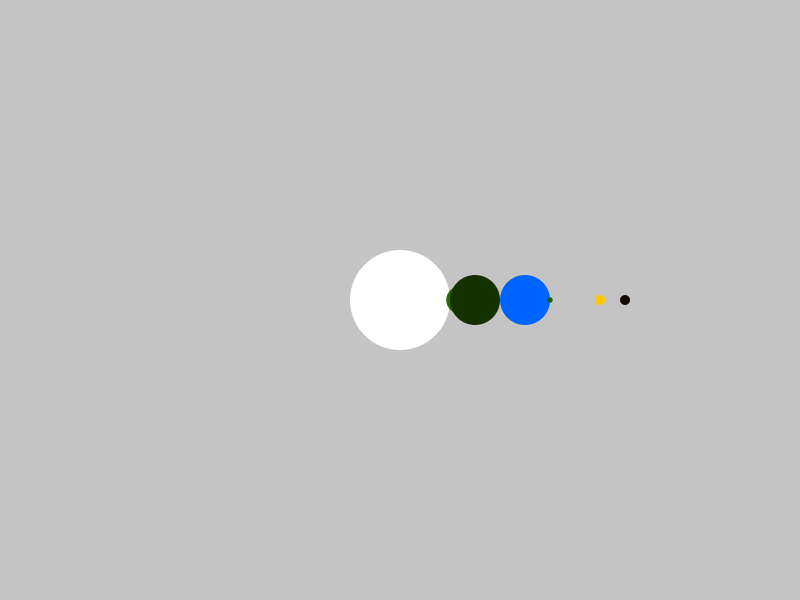
Frame 1 (no input)
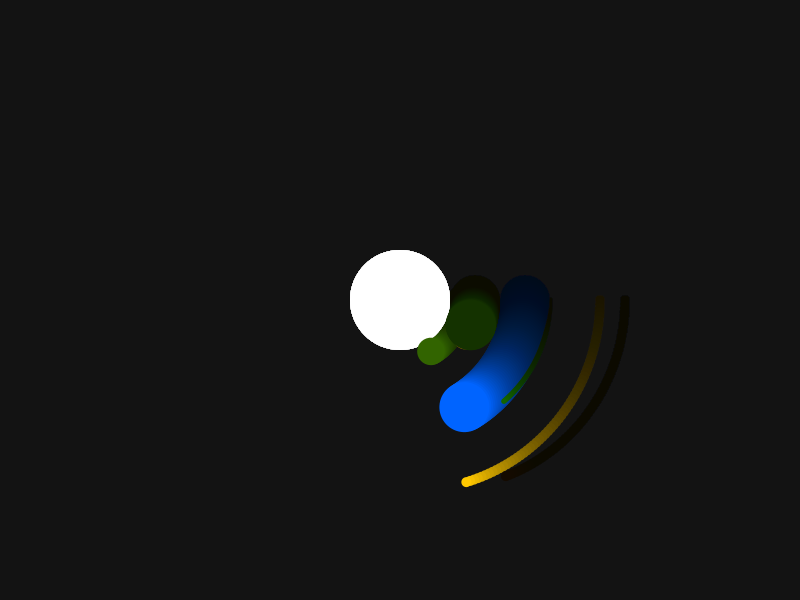
Frame 60 (the mouse pressed at the canvas centre just before this capture)
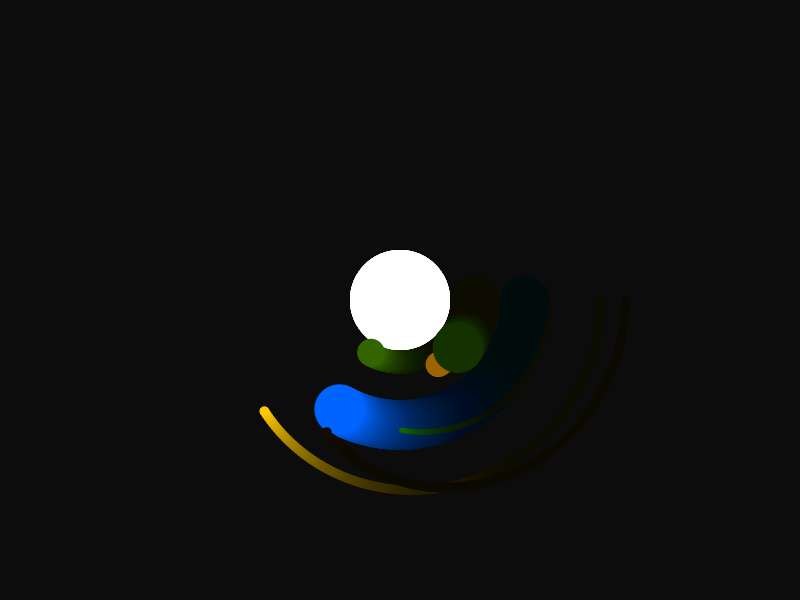
Frame 120 (the mouse held since frame 60 and released just before this capture)

The Processing sketch that drew these frames (run headless with seeded random() and noise(); from frame 60 on, the mouse is pressed at the canvas centre):

// Processing sketch: Solar_System
// ── Solar_System.pde
float _angle = 0;


void setup()
{
  size (800,600);
}


void draw()
{
 clearScreen();
 translate (width/2,height/2);
 scale(0.5);
 
 aCircle (0,0,200,255,255,255);
 
 //planet
 pushMatrix();
   rotate(radians(_angle));
   translate(250,0);
   aCircle (0,0,100,0,100,255);
  
   rotate(radians(_angle/2));
   translate (150,0);
   aCircle(0,0,20,255,200,0);
   popMatrix();
   
   
   pushMatrix();
   rotate(radians(_angle));
   translate(120,0);
   aCircle(0,0,55,50,100,0);
 popMatrix();
 
 
 pushMatrix();
   rotate(radians(_angle/2));
   translate(150,0);
   aCircle (0,0,50,155,100,0);
   
   rotate(radians(_angle/2));
   translate(150,0);
   aCircle (0,0,11,20,100,0);
   
    rotate(radians(_angle/2));
   translate(150,0);
   aCircle (0,0,20,20,10,0);
   
 popMatrix();
 
 
 pushMatrix();
   rotate(radians(_angle/3));
   translate(150,0);
   aCircle (0,0,100,20,50,0);
 popMatrix();
 
 
 _angle =_angle + 1;
}


void aCircle(float x, float y, float d, int red, int blue, int green)
{
    noStroke();
  fill(color(red,blue,green,300));
  circle(x,y,d); 
}
  
  
void clearScreen()
{
  noStroke();
  fill(color(0,0,0,10));
  rect(0,0,width,height);
}
